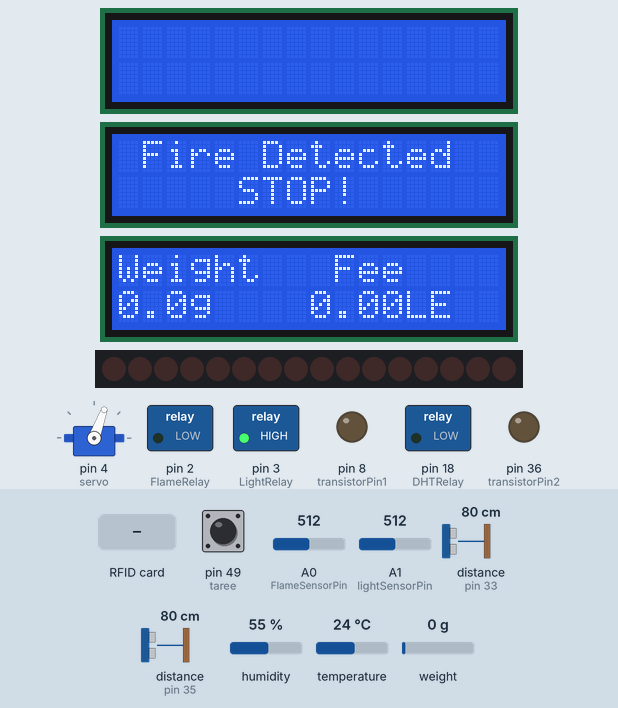
Simulated run of this sketch. Board: Arduino Mega 2560, built with avr-gcc and run on an emulated ATmega2560. On the bench: 3 × 16×2 character LCD, servo, 16 shift-register outputs drawn as a row of LEDs (first output left, lit = HIGH), switched loads named in the sketch (green lamp = pin HIGH), output pins drawn as LEDs (lit = HIGH). The test bench sets the inputs (shaded band); at power-on: A1 (lightSensorPin) = 512, A0 (FlameSensorPin) = 512, pin 49 (taree) HIGH, distance to the obstacle (sensors on pin 33, pin 35) 80 cm, humidity 55 %, temperature 24 °C, weight on the scale 0 g. The echo pulse lasts 58.3 µs per cm; pins used as bus, display or sensor lines are not drawn; what the sketch prints to the serial monitor is not drawn.

Above: at 4.3 s.
4.4 s: RFID card 83 B2 55 10 held to the reader
At 5.3 s:
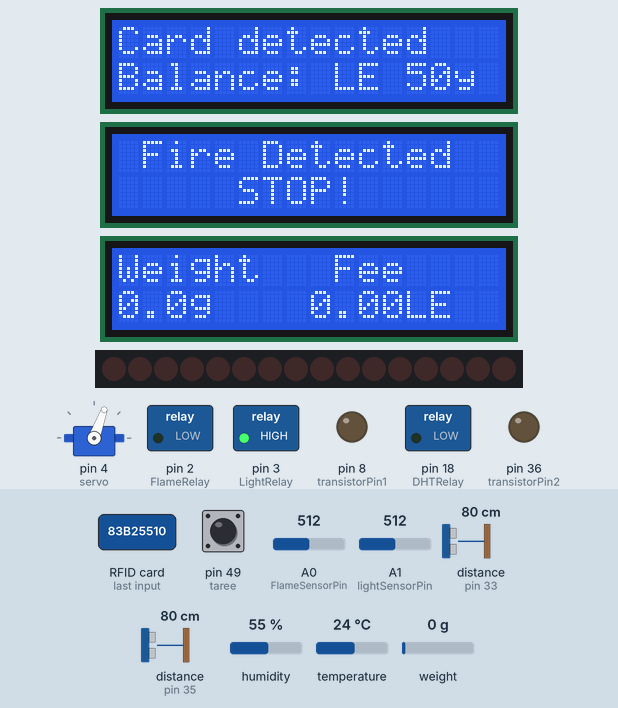
At 7.2 s:
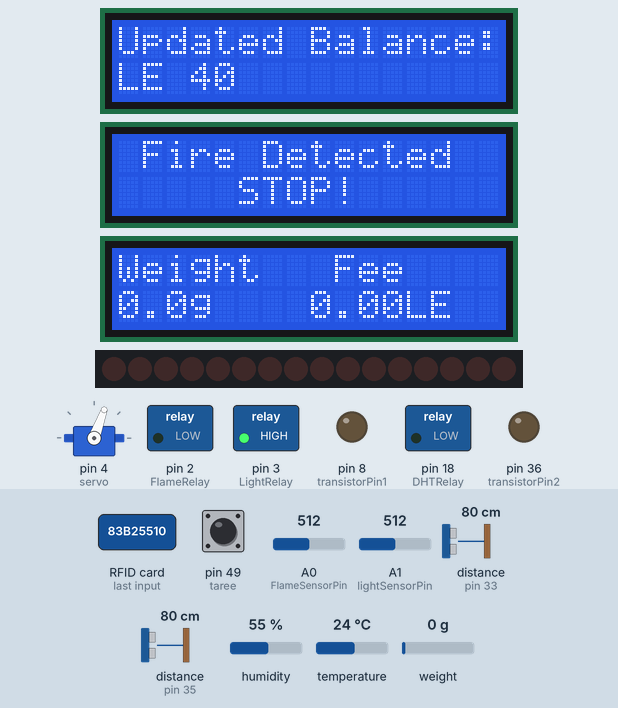
7.4 s: A1 (lightSensorPin) set to 710
10.4 s: A0 (FlameSensorPin) set to 710
13.4 s: RFID card 83 B1 12 12 held to the reader
At 19.2 s:
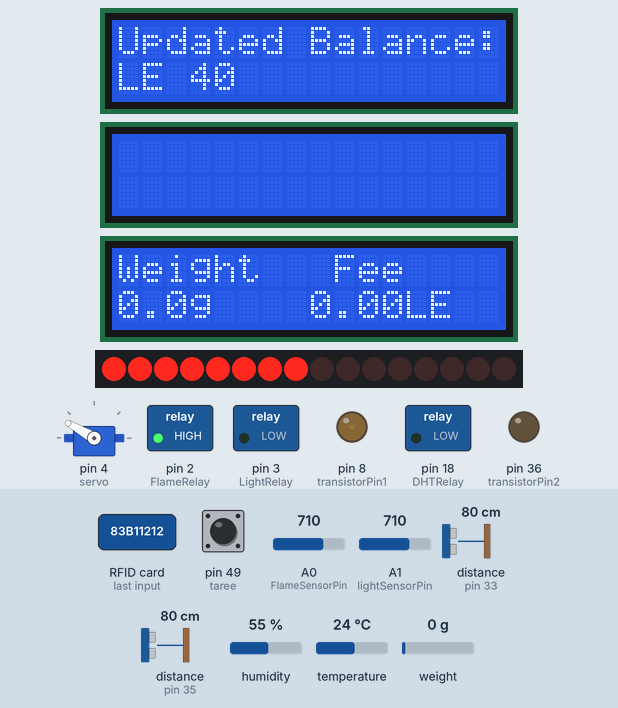
19.4 s: RFID card 5E 7A 19 C4 held to the reader
22.4 s: pin 49 (taree) pulled LOW for 3.2 s
At 27.0 s:
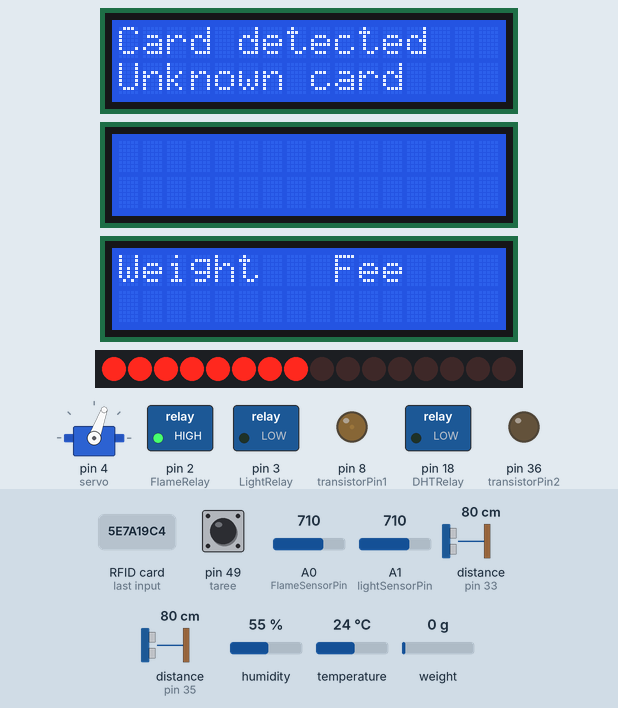
Timing chart, 0 to 28.5 s (numbered marks = the images above; inputs shaded):
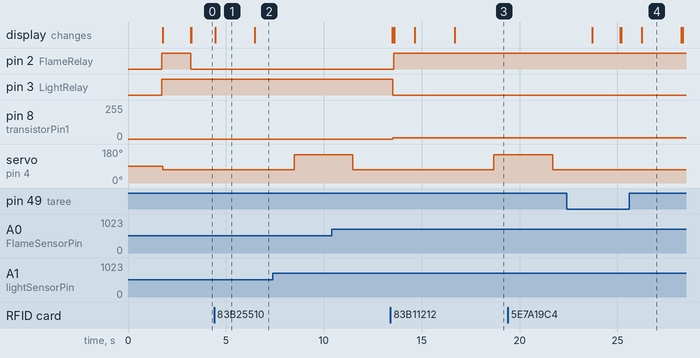

The sketch:

Integrated_Systems_v2.ino
```cpp
 /* Full project codes can be found at: https://github.com/AlixYehia

 * Intelligent Transportation System (ITS) Project
 * Author: Ali Yehia
 * Date: 2024-7-05


 /*   RFID system
 * Typical pin layout used:
 * -----------------------------------------------------------------------------------------
 *             MFRC522      Arduino       Arduino   Arduino    Arduino          Arduino
 *             Reader/PCD   Uno/101       Mega      Nano v3    Leonardo/Micro   Pro Micro
 * Signal      Pin          Pin           Pin       Pin        Pin              Pin
 * -----------------------------------------------------------------------------------------
 * RST/Reset   RST          9             5         D9         RESET/ICSP-5     RST
 * SPI SS      SDA(SS)      10            53        D10        10               10
 * SPI MOSI    MOSI         11 / ICSP-4   51        D11        ICSP-4           16
 * SPI MISO    MISO         12 / ICSP-1   50        D12        ICSP-1           14
 * SPI SCK     SCK          13 / ICSP-3   52        D13        ICSP-3           15
 *
 * More pin layouts for other boards can be found here: https://github.com/miguelbalboa/rfid#pin-layout
 */


 /*    Light system shift register pins

 *         LED  D12       D11
 *     5V   0   MISO GND  MOSI  D9  5V
 *     |    |    |    |    |    |    |    |
 *  |--|----|----|----|----|----|----|----|--|
 *  |  VCC  Q0   DS  OE  ST_CP SH_CP MR  Q7' |
 *  |                                        |
 *  |  Q1   Q2   Q3  Q4    Q5   Q6   Q7  GND |
 *  |--|----|----|----|----|----|----|----|--|
 *     |    |    |    |    |    |    |    |
 *    LED  LED  LED  LED  LED  LED  LED  GND
 *     1    2    3    4    5    6    7
*/


// Libraries
#include <Wire.h>
#include <LiquidCrystal_I2C.h>
#include <Servo.h>
#include <SPI.h>
#include <MFRC522.h>
#include "DHT.h"
#include <HX711_ADC.h>


// Light and Flame sensor systems
LiquidCrystal_I2C lcd2(0x26, 16, 2);
const int FlameSensorPin = A0;
const int lightSensorPin = A1;
const int FlameRelay = 2;
const int LightRelay = 3;


////////////////////////////////////////////////////////////////////////////////////////////////////////////////////////

 /* light system */

// Ultrasonic sensors system
const int trigPin1 = 32;          // Ultrasonic sensor 1 trig pin
const int echoPin1 = 33;          // Ultrasonic sensor 1 echo pin
const int transistorPin1 = 8;     // Transistor control pin for shift register 1
const int trigPin2 = 34;          // Ultrasonic sensor 2 trig pin
const int echoPin2 = 35;          // Ultrasonic sensor 2 echo pin
const int transistorPin2 = 36;    // Transistor control pin for shift register 2

// Shift register pins
const int DS = 12;               // DS - data serial
const int SH_CP = 9;             // SH_CP - shift register clock pin
const int latchPin1 = 11;        // ST_CP 1
const int latchPin2 = 10;        // ST_CP 2

int lastDistance1 = 0;           // Variable to store the last measured distance for sensor 1
int lastDistance2 = 0;           // Variable to store the last measured distance for sensor 2
int activeLeds1 = 0x00;          // Initial active LED state for shift register 1 (8 LEDs off)
int activeLeds2 = 0x00;          // Initial active LED state for shift register 2 (8 LEDs off)

//////////////////////////////////////////////////////////////////////////////////////////////////////////////


// RFID and Servo system
#define SS_PIN 53
#define RST_PIN 5
String UID = "83 B2 55 10";
Servo servo;
LiquidCrystal_I2C lcd(0x27, 16, 2);
MFRC522 rfid(SS_PIN, RST_PIN);

// Define Card struct and cards array
struct Card {
  byte uid[4];
  String name;
  long fees;
  long balance;
};


Card cards[] = {
  {{0x83, 0xB2, 0x55, 0x10}, "Mohamed Mekkawy", 10, 50},
  {{0x83, 0xB1, 0x12, 0x12}, "Saad Shallan", 10, 50}
};


String getCardUIDString(byte *uid, byte uidSize) {
  String uidString = "";
  for (byte i = 0; i < uidSize; i++) {
    uidString += String(uid[i] < 0x10 ? "0" : "");
    uidString += String(uid[i], HEX);
  }
  uidString.toUpperCase();
  return uidString;
}


// DHT sensor system
#define DHTRelay 18
#define DHTPIN 30
#define DHTTYPE DHT11
DHT dht(DHTPIN, DHTTYPE);


// Load cell weight system
const int Load_cell_data_in = 6;
const int Load_cell_clock_pin = 7;

HX711_ADC LoadCell(Load_cell_data_in, Load_cell_clock_pin);
LiquidCrystal_I2C lcd3(0x25, 16, 2);
int taree = 49;
int a = 0;
float b = 0;
const float LE_RATE = 0.5;  // LE rate per gram


void setup() {
    Serial.begin(9600);

    // Initialize LCDs
    lcd.init();
    lcd.backlight();
    lcd2.init();
    lcd2.backlight();
    lcd3.init();
    lcd3.backlight();

    lcd3.setCursor(1, 0);
    lcd3.print("Digital Scale ");
    lcd3.setCursor(0, 1);
    lcd3.print(" 20KG MAX LOAD ");
    delay(1500);
    lcd3.clear();

    // Initialize sensors and relays
    pinMode(LightRelay, OUTPUT);
    pinMode(FlameRelay, OUTPUT);
    digitalWrite(LightRelay, HIGH);
    digitalWrite(FlameRelay, HIGH);

    // Initialize Servo and RFID
    servo.attach(4);
    SPI.begin();
    rfid.PCD_Init();
    servo.write(70);

    // Initialize DHT sensor
    dht.begin();

    // Intialize Load cell weight sesnor
     pinMode(taree, INPUT_PULLUP);
    LoadCell.begin();
    LoadCell.start(1000);

    LoadCell.setCalFactor(116.9999999);

    // Initialize Light system ultraosnic sensors and register pins
    pinMode(trigPin1, OUTPUT);
    pinMode(echoPin1, INPUT);
    pinMode(trigPin2, OUTPUT);
    pinMode(echoPin2, INPUT);
    pinMode(DS, OUTPUT);       // DS - data serial
    pinMode(SH_CP, OUTPUT);    // SH_CP - shift register clock pin

    pinMode(transistorPin1, OUTPUT);  // Transistor 1 control pin for shift register 1
    pinMode(transistorPin2, OUTPUT);  // Transistor 2 control pin for shift register 2

    updateShiftRegister(activeLeds1, latchPin1);  // Update shift register 1
    updateShiftRegister(activeLeds2, latchPin2);  // Update shift register 2

}


void loop() {
    // Light sensor system loop
    checkLightSensor();

    // Flame and DHT sensors systems loop
    checkFlameSensor();

    // RFID and Servo system loop
    rfidLoop();

    // Weight sensor system loop
    loadCell();
}


///////////////////////////////Light System//////////////////////////////////////


void updateShiftRegister(byte leds, int latchPin) {
  digitalWrite(latchPin, LOW);
  shiftOut(DS, SH_CP, MSBFIRST, leds);
  digitalWrite(latchPin, HIGH);
}


void checkLightSensor() {
    int analogValue = analogRead(lightSensorPin);
    Serial.print("Light Sensor Analog reading: ");
    Serial.print(analogValue);

    if (analogValue > 700) {
        Serial.println(" - Dark");
        turnOnLightRelay();
    } else if (analogValue < 700 && analogValue > 600) {
        Serial.println(" - Dim");
        turnOnLightRelay();
    } else {
        Serial.println(" - Bright");
        turnOffLightRelay();
    }
}

void


turnOnLightRelay() {
    digitalWrite(LightRelay, LOW);

    long duration1, distance1;
    long duration2, distance2;

    // Ultrasonic sensor 1 measurements
    digitalWrite(trigPin1, LOW);
    delayMicroseconds(2);
    digitalWrite(trigPin1, HIGH);
    delayMicroseconds(10);
    digitalWrite(trigPin1, LOW);
    duration1 = pulseIn(echoPin1, HIGH);
    distance1 = duration1 * 0.034 / 2; // Calculate distance in cm

    // Ultrasonic sensor 2 measurements
    digitalWrite(trigPin2, LOW);
    delayMicroseconds(2);
    digitalWrite(trigPin2, HIGH);
    delayMicroseconds(10);
    digitalWrite(trigPin2, LOW);
    duration2 = pulseIn(echoPin2, HIGH);
    distance2 = duration2 * 0.034 / 2; // Calculate distance in cm

    // Update LEDs for sensor 1
    if (distance1 != lastDistance1) {
      lastDistance1 = distance1;
      Serial.print("Distance 1: ");
      Serial.print(distance1);
      Serial.println(" cm");

      if (distance1 <= 25) {
        analogWrite(transistorPin1, 255); // Full intensity
        activeLeds1 = 0xFF;
      } else {
        analogWrite(transistorPin1, 10);  // Lower intensity
        activeLeds1 = 0xFF;
      }
      updateShiftRegister(activeLeds1, latchPin1);  // Update shift register 1
    }

    // Update LEDs for sensor 2
    if (distance2 != lastDistance2) {
      lastDistance2 = distance2;
      Serial.print("Distance 2: ");
      Serial.print(distance2);
      Serial.println(" cm");

      if (distance2 <= 25) {
        analogWrite(transistorPin2, 255); // Full intensity
        activeLeds2 = 0xFF;
      } else {
        analogWrite(transistorPin2, 10);  // Lower intensity
        activeLeds2 = 0xFF;
      }
      updateShiftRegister(activeLeds2, latchPin2);  // Update shift register 2
    }

}

void turnOffLightRelay() {
    digitalWrite(LightRelay, HIGH);
}


///////////////////////////////Fire Suppression and Weather Monitoring systems//////////////////////////////////////


void checkFlameSensor() {
    int FlameSensor = analogRead(FlameSensorPin);

    if (FlameSensor > 600) {
        Serial.println("High Flame Sensor Reading - no fire");
        turnOffFlameRelay();
        lcd2.clear();
        displayDHTReadings();      // Display weather info if there is no fire threat
    } else {
        Serial.println("Fire Detected");
        lcd2.setCursor((16 - strlen("Fire Detected")) / 2, 0);
        lcd2.print("Fire Detected");
        lcd2.setCursor((16 - strlen("STOP!")) / 2, 1);
        lcd2.print("STOP!");
        turnOnFlameRelay();
    }
}

void turnOnFlameRelay() {
    digitalWrite(FlameRelay, LOW);
}

void turnOffFlameRelay() {
    digitalWrite(FlameRelay, HIGH);
}


////////////////////////////////Weather info when no fire threat/////////////////////////////////////


void displayDHTReadings() {
    float h = dht.readHumidity();
    float t = dht.readTemperature();
    float f = dht.readTemperature(true);

    if (isnan(h) || isnan(t) || isnan(f)) {
        Serial.print("DHT Read Failed!");
        delay(300);
        return;
    }

    controlRelay(t,h);

    lcd2.setCursor(0, 0);
    lcd2.print("Hum:");
    lcd2.print(h, 1);
    lcd2.print("%");
    lcd2.setCursor(0, 1);
    lcd2.print("Temp:");
    lcd2.print(t, 1);
    lcd2.print((char)223);
    lcd2.print("C");
    delay(1000);
    lcd2.clear();
}

void controlRelay(float temperature, float humidity) {
  if (temperature < 23.0 || humidity < 60) {
    analogWrite(DHTRelay, 0);
  } else if (temperature >= 23.0 && temperature < 27.0 || humidity <= 70 && humidity < 80) {
    analogWrite(DHTRelay, 180);
  } else if (temperature >= 27.0 && temperature < 30.0 || humidity <= 80 && humidity < 85) {
    analogWrite(DHTRelay, 220);
  } else {
    analogWrite(DHTRelay, 255);
  }
}


///////////////////////////////Automatic tolling using RFID system//////////////////////////////////////


void rfidLoop() {
    if (!rfid.PICC_IsNewCardPresent()) return;
    if (!rfid.PICC_ReadCardSerial()) return;

    lcd.clear();
    lcd.setCursor(0, 0);
    lcd.print("Card detected");

    byte *uid = rfid.uid.uidByte;
    byte uidSize = rfid.uid.size;
    String cardUIDString = getCardUIDString(uid, uidSize);
    Serial.print("Card UID: ");
    Serial.println(cardUIDString);

    bool cardFound = false;
    for (int i = 0; i < sizeof(cards) / sizeof(Card); i++) {
        if (memcmp(uid, cards[i].uid, uidSize) == 0) {
            cardFound = true;
            if (cards[i].balance < cards[i].fees) {
                lcd.setCursor(0, 1);
                lcd.print("Insufficient funds");
                Serial.println("Insufficient funds");
            } else {
                lcd.setCursor(0, 1);
                lcd.print(cards[i].name);
                lcd.setCursor(0, 1);
                lcd.print("Balance: LE ");
                lcd.print(cards[i].balance);
                delay(2000);

                cards[i].balance -= cards[i].fees;

                lcd.clear();
                lcd.setCursor(0, 0);
                lcd.print("Updated Balance:");
                lcd.setCursor(0, 1);
                lcd.print("LE ");
                lcd.print(cards[i].balance);
                delay(2000);

                // Record the transaction
                String date = String(__DATE__);
                String time = String(__TIME__);
                Serial.print("DATA,DATE,TIME,");
                Serial.print(cards[i].name);
                Serial.print(",");
                Serial.print(cards[i].fees);
                Serial.print(",");
                Serial.println(cards[i].balance);

                servo.write(150);
                delay(3000);
                servo.write(70);
            }
        }
    }

    if (!cardFound) {
        lcd.setCursor(0, 1);
        lcd.print("Unknown card");
    }

    delay(2000);
    lcd.clear();
    rfid.PICC_HaltA();
    rfid.PCD_StopCrypto1();
}


///////////////////////////////Truck Weighing Management System//////////////////////////////////////


void loadCell() {
    lcd3.setCursor(0, 0);
    lcd3.print("Weight");
    lcd3.setCursor(9, 0);
    lcd3.print("Fee");
    LoadCell.update();
    float i = LoadCell.getData();

    if (i < 0) {
        i = i * (-1);
    }

    lcd3.setCursor(0, 1);
    lcd3.print(i, 1);
    lcd3.print("g ");

    float leValue = i * LE_RATE;  // Calculate LE value based on weight in grams
    lcd3.setCursor(8, 1);
    lcd3.print(leValue, 2);
    lcd3.print("LE ");

    if (i >= 5000) {
        i = 0;
        lcd3.setCursor(0, 0);
        lcd3.print("  Over Loaded   ");
        delay(200);

    }

    if (digitalRead(taree) == LOW) {
        lcd3.setCursor(0, 1);
        lcd3.print("   Taring...    ");
        LoadCell.start(1000);
        lcd3.setCursor(0, 1);
        lcd3.print("                ");
    }
}
```

Measured:
- after the input at 4.4 s, the display: changes after 0.06 s (image 1)
- after the input at 13.4 s, servo on pin 4 (servo): 70° → 150° after 5.3 s; the display: first differs from a run without the input after 1.3 s (image 3 shows a later state)
- after the input at 22.4 s, the display: first changes after 1.3 s (image 4 shows a later state)
- what the display in image 1 shows lasts 2.0 s, from 4.5 s to 6.5 s
